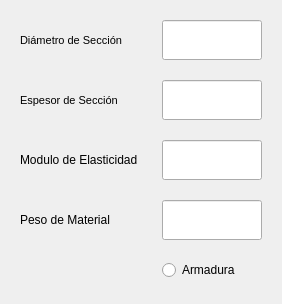
<?xml version="1.0" encoding="UTF-8"?>
<ui version="4.0">
 <class>Form</class>
 <widget class="QWidget" name="Form">
  <property name="geometry">
   <rect>
    <x>0</x>
    <y>0</y>
    <width>282</width>
    <height>304</height>
   </rect>
  </property>
  <property name="windowTitle">
   <string>Form</string>
  </property>
  <layout class="QVBoxLayout" name="verticalLayout">
   <item>
    <widget class="QFrame" name="concrete_group">
     <layout class="QGridLayout" name="gridLayout_2">
      <property name="verticalSpacing">
       <number>20</number>
      </property>
      <item row="7" column="1">
       <widget class="QRadioButton" name="input_armour_val">
        <property name="text">
         <string>Armadura</string>
        </property>
       </widget>
      </item>
      <item row="4" column="1">
       <widget class="QLineEdit" name="input_e_val">
        <property name="minimumSize">
         <size>
          <width>0</width>
          <height>40</height>
         </size>
        </property>
        <property name="maximumSize">
         <size>
          <width>100</width>
          <height>16777215</height>
         </size>
        </property>
       </widget>
      </item>
      <item row="5" column="1">
       <widget class="QLineEdit" name="input_pmat_val">
        <property name="minimumSize">
         <size>
          <width>0</width>
          <height>40</height>
         </size>
        </property>
        <property name="maximumSize">
         <size>
          <width>100</width>
          <height>16777215</height>
         </size>
        </property>
       </widget>
      </item>
      <item row="4" column="0">
       <widget class="QLabel" name="label_4">
        <property name="text">
         <string>Modulo de Elasticidad</string>
        </property>
       </widget>
      </item>
      <item row="5" column="0">
       <widget class="QLabel" name="label_5">
        <property name="text">
         <string>Peso de Material</string>
        </property>
       </widget>
      </item>
      <item row="1" column="1">
       <widget class="QLineEdit" name="input_d_val">
        <property name="minimumSize">
         <size>
          <width>0</width>
          <height>40</height>
         </size>
        </property>
        <property name="maximumSize">
         <size>
          <width>100</width>
          <height>40</height>
         </size>
        </property>
        <property name="layoutDirection">
         <enum>Qt::RightToLeft</enum>
        </property>
        <property name="inputMethodHints">
         <set>Qt::ImhDigitsOnly|Qt::ImhFormattedNumbersOnly</set>
        </property>
       </widget>
      </item>
      <item row="1" column="0">
       <widget class="QLabel" name="lab_zap_anch">
        <property name="font">
         <font>
          <pointsize>8</pointsize>
          <weight>50</weight>
          <bold>false</bold>
         </font>
        </property>
        <property name="text">
         <string>Diámetro de Sección</string>
        </property>
       </widget>
      </item>
      <item row="3" column="1">
       <widget class="QLineEdit" name="input_t_val">
        <property name="minimumSize">
         <size>
          <width>0</width>
          <height>40</height>
         </size>
        </property>
        <property name="maximumSize">
         <size>
          <width>100</width>
          <height>40</height>
         </size>
        </property>
        <property name="layoutDirection">
         <enum>Qt::RightToLeft</enum>
        </property>
        <property name="inputMethodHints">
         <set>Qt::ImhDigitsOnly|Qt::ImhFormattedNumbersOnly</set>
        </property>
       </widget>
      </item>
      <item row="3" column="0">
       <widget class="QLabel" name="lab_zap_alt">
        <property name="font">
         <font>
          <pointsize>8</pointsize>
          <weight>50</weight>
          <bold>false</bold>
         </font>
        </property>
        <property name="text">
         <string>Espesor de Sección</string>
        </property>
       </widget>
      </item>
     </layout>
    </widget>
   </item>
  </layout>
 </widget>
 <resources/>
 <connections/>
</ui>
